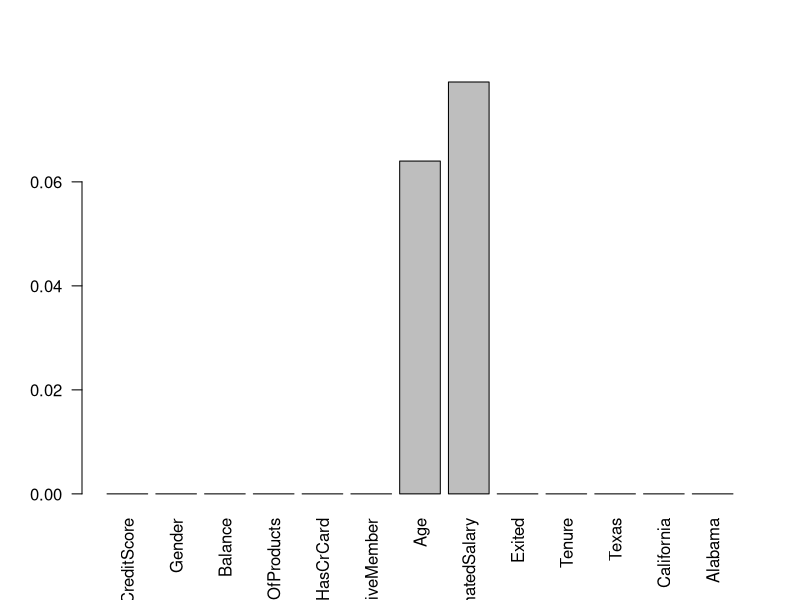

Source code (R): (Note: this script raises an error after producing the figure.)
## ---- chunk 1
knitr::opts_chunk$set(echo = TRUE)
## ---- chunk 2
rm(list = ls())
## ---- chunk 3
library(mice)
library(GGally)
library(caret)
library(randomForest)
library(dplyr)
library(pROC)
## ---- chunk 4
set.seed(123)
pre_data = read.csv("df_estados_bank.csv")
## ---- chunk 5
summary(pre_data)
## ---- chunk 6
pre_data = pre_data[,4:15]
## ---- chunk 7
pre_data = pre_data[,-10]
## ---- chunk 8
pre_data$Geography = as.factor(pre_data$Geography)
str(pre_data$Geography)
levels(pre_data$Geography)
## ---- chunk 9
pre_data$Texas = ifelse(pre_data$Geography == "Texas", 1, 0)
pre_data$California = ifelse(pre_data$Geography == "California", 1, 0)
pre_data$Alabama = ifelse(pre_data$Geography == "Alabama", 1, 0)

head(pre_data[c("Geography", "Alabama", "California", "Texas")])
# Removing geography
pre_data = subset(pre_data, select = -c(Geography))
## ---- chunk 10
barplot(colMeans(is.na(pre_data)), las=2)
## ---- chunk 11
clean = mice(pre_data, method = "rf", m = 5)
data = complete(clean)
## ---- chunk 12
data = data[data$Tenure < 100,]
## ---- chunk 13
data$Gender = as.factor(data$Gender)
levels(data$Gender)
data_num = data[,-2]
data_num$Gender = as.numeric(data$Gender) - 1 # 0 for female and 1 for male
## ---- chunk 14
R = cor(data_num)
ggcorr(data_num, label = T)
## ---- chunk 15
#Convert Gender to Factor
data$Gender = as.factor(data$Gender)

#Convert Exited to Factor
data$Exited = as.factor(data$Exited)

#Convert Numerical Categorical Variables to Factors
data$NumOfProducts = as.factor(data$NumOfProducts)
data$HasCrCard = as.factor(data$HasCrCard)
data$IsActiveMember = as.factor(data$IsActiveMember)
data$Tenure = as.factor(data$Tenure)

#Check the final structure
str(data)
## ---- chunk 16
ggplot(data, aes(x = Age, fill = Exited)) +
  geom_density() +
  labs(title = "Exited Distribution by Age",
       x = "Age",
       fill = "Exited") +
  theme_minimal()
## ---- chunk 17
ggplot(data, aes(x = NumOfProducts, fill = Exited)) +
  geom_bar() +
  labs(title = "Exited Distribution by Products",
       x = "Number of Products",
       fill = "Exited") +
  theme_minimal()
## ---- chunk 18
ggplot(data, aes(x = Balance, fill = Exited)) +
  geom_histogram() +
  labs(title = "Exited Distribution by Balance",
       x = "Balance",
       fill = "Exited") +
  theme_minimal()
## ---- chunk 19
train_index = createDataPartition(data$Exited, p = 0.7, list = FALSE)

# Split the data
train_data = data[train_index, ]
test_data  = data[-train_index, ]

# Display
prop.table(table(train_data$Exited))
prop.table(table(test_data$Exited))
## ---- chunk 20
rf_model = randomForest(
  Exited ~ ., 
  data = train_data, 
  ntree = 500,
  importance = TRUE
)

# Print the model summary
print(rf_model)
## ---- chunk 21
rf_predictions <- predict(rf_model, newdata = test_data)

conf_matrix_rf <- confusionMatrix(rf_predictions, 
                                  test_data$Exited, 
                                  positive = "1")

conf_matrix_rf
## ---- chunk 22
rf_prob <- predict(rf_model, newdata = test_data, type = "prob")
plot.roc(test_data$Exited, rf_prob[,2], col="darkblue", print.auc = TRUE,  auc.polygon=TRUE, grid=c(0.1, 0.2),
         grid.col=c("green", "red"), max.auc.polygon=TRUE,
         auc.polygon.col="lightblue", print.thres=TRUE)
## ---- chunk 23
threshold_1 = 0.15

# New model with "optimal" threshold
rf_model = randomForest(
  Exited ~ ., 
  data = train_data, 
  ntree = 500,
  importance = TRUE,
  cutoff = c(0.85, 0.15)
)

rf_predictions <- predict(rf_model, newdata = test_data)

conf_matrix_rf <- confusionMatrix(rf_predictions, 
                                  test_data$Exited, 
                                  positive = "1")

conf_matrix_rf
## ---- chunk 24
glm_model = glm(Exited ~ ., 
                 data = train_data, 
                 family = binomial(link = "logit"))

summary(glm_model)
## ---- chunk 25
# Predicting probabilities on the test data
glm_prob = predict(glm_model, newdata = test_data, type = "response")

# Converting probabilities to class predictions (using default threshold of 0.5)
glm_prediction = factor(ifelse(glm_prob > 0.5, 1, 0), levels = c("0", "1"))

# Creating the Confusion Matrix
conf_matrix_glm = confusionMatrix(glm_prediction, 
                                  test_data$Exited, 
                                  positive = "1")

# Print results
conf_matrix_glm
## ---- chunk 26
plot.roc(test_data$Exited, glm_prob, col="darkblue", print.auc = TRUE,  auc.polygon=TRUE, grid=c(0.1, 0.2),
         grid.col=c("green", "red"), max.auc.polygon=TRUE,
         auc.polygon.col="lightblue", print.thres=TRUE)
## ---- chunk 27
threshold_2 = 0.2

# Evaluation of Logistic Regression Model with "optimal" threshold
glm_prediction = factor(ifelse(glm_prob > threshold_2, 1, 0), levels = c("0", "1"))


conf_matrix_glm = confusionMatrix(glm_prediction, 
                                  test_data$Exited, 
                                  positive = "1")

conf_matrix_glm
## ---- chunk 28
churn_cost = 500          # Lifetime value of a client
retention = 50     # Cost of the incentive

thresholds = seq(0.05, 0.95, 0.05)
total_profits = data.frame(Threshold = thresholds, Profit = rep(0, length(thresholds)))
for (i in 1:length(thresholds)) {
 threshold = thresholds[i] 
 preds = ifelse(glm_prob >= threshold, 1, 0)
 
 tp = sum(preds == 1 & test_data$Exited == 1)
 fp = sum(preds == 1 & test_data$Exited == 0)
 
 total_profits$Profit[i] = (tp * (churn_cost - retention)) - (fp * retention)
}

ggplot(total_profits, aes(x = Threshold, y = Profit))+
  geom_line(color = "blue")+
  geom_vline(xintercept = thresholds[which.max(total_profits$Profit)], linetype="dashed", color="red")
## ---- chunk 29
importance(rf_model) # Raw scores
varImpPlot(rf_model, main = "Variable Importance")
## ---- chunk 30
## Model Comparison: Reduced Feature Set

# Define the reduced formula based on feature importance analysis:
# We will use the thresholds obtained by the ROC curves
reduced_formula = Exited ~ Age + Balance + NumOfProducts + CreditScore + IsActiveMember + California + Alabama + Texas

# Training Reduced Random Forest
rf_reduced = randomForest(
  reduced_formula, 
  data = train_data, 
  ntree = 500,
  importance = TRUE,
  cutoff = c(1 - threshold_1, threshold_1)
)

# Evaluating Reduced Random Forest
rf_reduced_pred = predict(rf_reduced, newdata = test_data)
conf_matrix_rf_reduced = confusionMatrix(rf_reduced_pred, 
                                        test_data$Exited, 
                                        positive = "1")


# Training Reduced Logistic Regression
glm_reduced = glm(reduced_formula, 
                 data = train_data, 
                 family = binomial(link = "logit"))

# Evaluating Reduced Logistic Regression
glm_reduced_prob = predict(glm_reduced, newdata = test_data, type = "response")
glm_reduced_pred = factor(ifelse(glm_reduced_prob > threshold_2, 1, 0), levels = c("0", "1"))
conf_matrix_glm_reduced = confusionMatrix(glm_reduced_pred, 
                                        test_data$Exited, 
                                        positive = "1")
## ---- chunk 31
# Function to extract key metrics
extract_metrics = function(conf_matrix, model_name) {
  data.frame(
    Model = model_name,
    Accuracy = conf_matrix$overall['Accuracy'],
    Sensitivity = conf_matrix$byClass['Sensitivity'],
    Specificity = conf_matrix$byClass['Specificity'],
    F1_Score = conf_matrix$byClass['F1']
  )
}

# Combining all results
comparison_table = rbind(
  extract_metrics(conf_matrix_rf, "RF_Full"),
  extract_metrics(conf_matrix_rf_reduced, "RF_Reduced"),
  extract_metrics(conf_matrix_glm, "GLM_Full"),
  extract_metrics(conf_matrix_glm_reduced, "GLM_Reduced")
)

# Print final comparison table
print(comparison_table)
